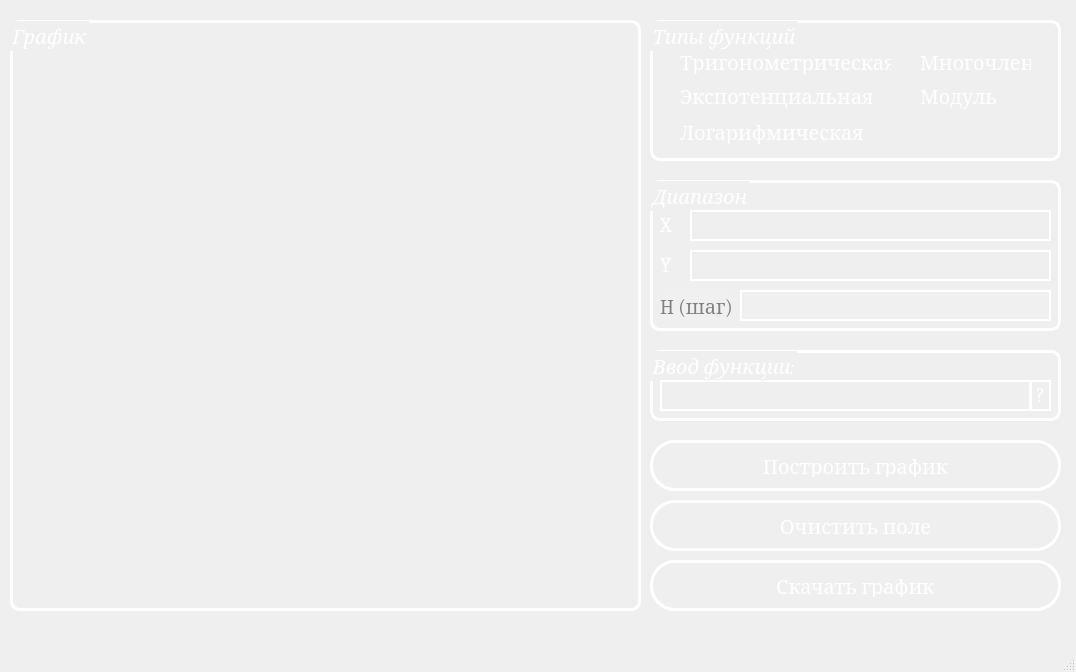
<?xml version="1.0" encoding="UTF-8"?>
<ui version="4.0">
 <class>MainWindow</class>
 <widget class="QMainWindow" name="MainWindow">
  <property name="geometry">
   <rect>
    <x>0</x>
    <y>0</y>
    <width>1076</width>
    <height>672</height>
   </rect>
  </property>
  <property name="windowTitle">
   <string>Graphic Editor</string>
  </property>
  <property name="styleSheet">
   <string notr="true">background: qlineargradient(
    x1: 0, y1: 0, 
    x2: 1, y2: 1, 
    stop: 0 #FF2E4C, 
    stop: 1 #1E2A78
);
</string>
  </property>
  <widget class="QWidget" name="centralwidget">
   <widget class="QGroupBox" name="groupBox">
    <property name="geometry">
     <rect>
      <x>650</x>
      <y>20</y>
      <width>411</width>
      <height>141</height>
     </rect>
    </property>
    <property name="font">
     <font>
      <family>Cambria</family>
      <pointsize>-1</pointsize>
      <italic>true</italic>
     </font>
    </property>
    <property name="styleSheet">
     <string notr="true">QGroupBox {
background: transparent;      /* Без фона */
    color: white;               /* Цвет текста */
    border: 3px solid white;    /* Белая рамка */
    border-radius: 10px;        /* Закругленные углы */
    padding: 11px;              /* Отступы */
	font-size: 20px; 
}</string>
    </property>
    <property name="title">
     <string>Типы функций</string>
    </property>
    <widget class="QRadioButton" name="radioButton">
     <property name="geometry">
      <rect>
       <x>250</x>
       <y>30</y>
       <width>131</width>
       <height>24</height>
      </rect>
     </property>
     <property name="font">
      <font>
       <family>Cambria</family>
       <pointsize>-1</pointsize>
      </font>
     </property>
     <property name="cursor">
      <cursorShape>PointingHandCursor</cursorShape>
     </property>
     <property name="styleSheet">
      <string notr="true">color: white;
font-family: Cambria;
font-size: 20px;
background: transparent;</string>
     </property>
     <property name="text">
      <string>Многочлен</string>
     </property>
    </widget>
    <widget class="QRadioButton" name="radioButton_2">
     <property name="geometry">
      <rect>
       <x>10</x>
       <y>30</y>
       <width>231</width>
       <height>24</height>
      </rect>
     </property>
     <property name="font">
      <font>
       <family>Cambria</family>
       <pointsize>-1</pointsize>
      </font>
     </property>
     <property name="cursor">
      <cursorShape>PointingHandCursor</cursorShape>
     </property>
     <property name="styleSheet">
      <string notr="true">color: white;
font-family: Cambria;
font-size: 20px;
background: transparent;</string>
     </property>
     <property name="text">
      <string>Тригонометрическая</string>
     </property>
    </widget>
    <widget class="QRadioButton" name="radioButton_3">
     <property name="geometry">
      <rect>
       <x>10</x>
       <y>60</y>
       <width>221</width>
       <height>31</height>
      </rect>
     </property>
     <property name="font">
      <font>
       <family>Cambria</family>
       <pointsize>-1</pointsize>
      </font>
     </property>
     <property name="cursor">
      <cursorShape>PointingHandCursor</cursorShape>
     </property>
     <property name="styleSheet">
      <string notr="true">background: transparent;
color: white;
font-family: Cambria;
font-size: 20px;
</string>
     </property>
     <property name="text">
      <string>Экспотенциальная</string>
     </property>
    </widget>
    <widget class="QRadioButton" name="radioButton_4">
     <property name="geometry">
      <rect>
       <x>10</x>
       <y>100</y>
       <width>211</width>
       <height>24</height>
      </rect>
     </property>
     <property name="font">
      <font>
       <family>Cambria</family>
       <pointsize>-1</pointsize>
      </font>
     </property>
     <property name="cursor">
      <cursorShape>PointingHandCursor</cursorShape>
     </property>
     <property name="styleSheet">
      <string notr="true">background: transparent;
color: white;
font-family: Cambria;
font-size: 20px;
</string>
     </property>
     <property name="text">
      <string>Логарифмическая</string>
     </property>
    </widget>
    <widget class="QRadioButton" name="radioButton_9">
     <property name="geometry">
      <rect>
       <x>250</x>
       <y>60</y>
       <width>101</width>
       <height>31</height>
      </rect>
     </property>
     <property name="font">
      <font>
       <family>Cambria</family>
       <pointsize>-1</pointsize>
      </font>
     </property>
     <property name="cursor">
      <cursorShape>PointingHandCursor</cursorShape>
     </property>
     <property name="styleSheet">
      <string notr="true">background: transparent;
color: white;
font-family: Cambria;
font-size: 20px;
</string>
     </property>
     <property name="text">
      <string>Модуль</string>
     </property>
    </widget>
   </widget>
   <widget class="QGroupBox" name="groupBox_2">
    <property name="geometry">
     <rect>
      <x>650</x>
      <y>180</y>
      <width>411</width>
      <height>151</height>
     </rect>
    </property>
    <property name="font">
     <font>
      <family>Cambria</family>
      <pointsize>-1</pointsize>
      <italic>true</italic>
     </font>
    </property>
    <property name="styleSheet">
     <string notr="true">QGroupBox {
background: transparent;      /* Без фона */
    color: white;               /* Цвет текста */
    border: 3px solid white;    /* Белая рамка */
    border-radius: 10px;        /* Закругленные углы */
    padding: 11px;              /* Отступы */
	font-size: 20px; 
}</string>
    </property>
    <property name="title">
     <string>Диапазон</string>
    </property>
    <widget class="QLineEdit" name="lineEdit">
     <property name="geometry">
      <rect>
       <x>40</x>
       <y>30</y>
       <width>361</width>
       <height>31</height>
      </rect>
     </property>
     <property name="font">
      <font>
       <family>Cambria Math</family>
       <pointsize>14</pointsize>
      </font>
     </property>
     <property name="styleSheet">
      <string notr="true">background: transparent;
color: white;               /* Цвет текста */
border: 2px solid white;    /* Белая рамка */</string>
     </property>
    </widget>
    <widget class="QLineEdit" name="lineEdit_2">
     <property name="geometry">
      <rect>
       <x>40</x>
       <y>70</y>
       <width>361</width>
       <height>31</height>
      </rect>
     </property>
     <property name="font">
      <font>
       <family>Cambria Math</family>
       <pointsize>14</pointsize>
      </font>
     </property>
     <property name="styleSheet">
      <string notr="true">background: transparent;
color: white;               /* Цвет текста */
border: 2px solid white;    /* Белая рамка */</string>
     </property>
    </widget>
    <widget class="QLineEdit" name="lineEdit_3">
     <property name="geometry">
      <rect>
       <x>90</x>
       <y>110</y>
       <width>311</width>
       <height>31</height>
      </rect>
     </property>
     <property name="font">
      <font>
       <family>Cambria Math</family>
       <pointsize>14</pointsize>
      </font>
     </property>
     <property name="styleSheet">
      <string notr="true">background: #f0f0f0;
color: white;               /* Цвет текста */
border: 2px solid white;    /* Белая рамка */</string>
     </property>
    </widget>
    <widget class="QLabel" name="label">
     <property name="geometry">
      <rect>
       <x>10</x>
       <y>30</y>
       <width>31</width>
       <height>31</height>
      </rect>
     </property>
     <property name="styleSheet">
      <string notr="true">background: transparent;
color: white;
font-family: Cambria;
font-size: 20px;
</string>
     </property>
     <property name="text">
      <string>X</string>
     </property>
    </widget>
    <widget class="QLabel" name="label_2">
     <property name="geometry">
      <rect>
       <x>10</x>
       <y>70</y>
       <width>21</width>
       <height>31</height>
      </rect>
     </property>
     <property name="styleSheet">
      <string notr="true">background: transparent;
color: white;
font-family: Cambria;
font-size: 20px;
</string>
     </property>
     <property name="text">
      <string>Y</string>
     </property>
    </widget>
    <widget class="QLabel" name="label_3">
     <property name="geometry">
      <rect>
       <x>10</x>
       <y>110</y>
       <width>71</width>
       <height>31</height>
      </rect>
     </property>
     <property name="layoutDirection">
      <enum>Qt::LayoutDirection::LeftToRight</enum>
     </property>
     <property name="styleSheet">
      <string notr="true">QLabel {
background: #f0f0f0;
color: gray;
font-family: Cambria;
font-size: 20px;
}
</string>
     </property>
     <property name="text">
      <string>H (шаг)</string>
     </property>
    </widget>
   </widget>
   <widget class="QPushButton" name="pushButton">
    <property name="geometry">
     <rect>
      <x>650</x>
      <y>440</y>
      <width>411</width>
      <height>51</height>
     </rect>
    </property>
    <property name="cursor">
     <cursorShape>PointingHandCursor</cursorShape>
    </property>
    <property name="styleSheet">
     <string notr="true">QPushButton {
    background: transparent;    /* Без фона */
    color: white;               /* Цвет текста */
    border: 3px solid white;    /* Белая рамка */
    border-radius: 25px;        /* Закругленные углы */
    padding: 11px;              /* Отступы */
	color: white;
	font-family: Cambria;
	font-size: 20px;
}

QPushButton:hover {
    background: transparent;    /* Без фона при наведении */
    border: 4px solid white;     /* Увеличенная белая рамка при наведении */
    text-decoration: underline;   /* Подчеркнутый текст при наведении */
}

</string>
    </property>
    <property name="text">
     <string>Построить график</string>
    </property>
   </widget>
   <widget class="QPushButton" name="pushButton_2">
    <property name="geometry">
     <rect>
      <x>650</x>
      <y>500</y>
      <width>411</width>
      <height>51</height>
     </rect>
    </property>
    <property name="cursor">
     <cursorShape>PointingHandCursor</cursorShape>
    </property>
    <property name="styleSheet">
     <string notr="true">QPushButton {
    background: transparent;    /* Без фона */
    color: white;               /* Цвет текста */
    border: 3px solid white;    /* Белая рамка */
    border-radius: 25px;        /* Закругленные углы */
    padding: 11px;              /* Отступы */
	color: white;
	font-family: Cambria;
	font-size: 20px;
}

QPushButton:hover {
    background: transparent;    /* Без фона при наведении */
    border: 4px solid white;     /* Увеличенная белая рамка при наведении */
    text-decoration: underline;   /* Подчеркнутый текст при наведении */
}</string>
    </property>
    <property name="text">
     <string>Очистить поле</string>
    </property>
   </widget>
   <widget class="QPushButton" name="pushButton_3">
    <property name="geometry">
     <rect>
      <x>650</x>
      <y>560</y>
      <width>411</width>
      <height>51</height>
     </rect>
    </property>
    <property name="cursor">
     <cursorShape>PointingHandCursor</cursorShape>
    </property>
    <property name="styleSheet">
     <string notr="true">QPushButton {
    background: transparent;    /* Без фона */
    color: white;               /* Цвет текста */
    border: 3px solid white;    /* Белая рамка */
    border-radius: 25px;        /* Закругленные углы */
    padding: 11px;              /* Отступы */
	color: white;
	font-family: Cambria;
	font-size: 20px;
}

QPushButton:hover {
    background: transparent;    /* Без фона при наведении */
    border: 4px solid white;     /* Увеличенная белая рамка при наведении */
    text-decoration: underline;   /* Подчеркнутый текст при наведении */
}</string>
    </property>
    <property name="text">
     <string>Скачать график</string>
    </property>
   </widget>
   <widget class="QGroupBox" name="groupBox_3">
    <property name="geometry">
     <rect>
      <x>10</x>
      <y>20</y>
      <width>631</width>
      <height>591</height>
     </rect>
    </property>
    <property name="font">
     <font>
      <family>Cambria</family>
      <pointsize>-1</pointsize>
      <italic>true</italic>
     </font>
    </property>
    <property name="styleSheet">
     <string notr="true">QGroupBox {
background: transparent;      /* Без фона */
    color: white;               /* Цвет текста */
    border: 3px solid white;    /* Белая рамка */
    border-radius: 10px;        /* Закругленные углы */
    padding: 11px;              /* Отступы */
	font-size: 20px; 
}</string>
    </property>
    <property name="title">
     <string>График</string>
    </property>
    <widget class="GraphicWidget" name="widget" native="true">
     <property name="geometry">
      <rect>
       <x>10</x>
       <y>30</y>
       <width>611</width>
       <height>551</height>
      </rect>
     </property>
     <property name="styleSheet">
      <string notr="true">    border-radius: 10px; </string>
     </property>
    </widget>
   </widget>
   <widget class="QGroupBox" name="groupBox_4">
    <property name="geometry">
     <rect>
      <x>650</x>
      <y>350</y>
      <width>411</width>
      <height>71</height>
     </rect>
    </property>
    <property name="font">
     <font>
      <family>Cambria</family>
      <pointsize>-1</pointsize>
      <italic>true</italic>
     </font>
    </property>
    <property name="styleSheet">
     <string notr="true">QGroupBox {
background: transparent;      /* Без фона */
    color: white;               /* Цвет текста */
    border: 3px solid white;    /* Белая рамка */
    border-radius: 10px;        /* Закругленные углы */
    padding: 11px;              /* Отступы */
	font-size: 20px; 
}</string>
    </property>
    <property name="title">
     <string>Ввод функции:</string>
    </property>
    <widget class="QLineEdit" name="lineEdit_4">
     <property name="geometry">
      <rect>
       <x>10</x>
       <y>30</y>
       <width>371</width>
       <height>31</height>
      </rect>
     </property>
     <property name="font">
      <font>
       <family>Cambria Math</family>
       <pointsize>14</pointsize>
      </font>
     </property>
     <property name="styleSheet">
      <string notr="true">background: transparent;
color: white;               /* Цвет текста */
border: 2px solid white;    /* Белая рамка */</string>
     </property>
    </widget>
    <widget class="QPushButton" name="pushButton_4">
     <property name="geometry">
      <rect>
       <x>380</x>
       <y>30</y>
       <width>21</width>
       <height>31</height>
      </rect>
     </property>
     <property name="cursor">
      <cursorShape>PointingHandCursor</cursorShape>
     </property>
     <property name="styleSheet">
      <string notr="true">QPushButton {
    background: transparent;    /* Без фона */
    color: white;               /* Цвет текста */
    border: 2px solid white;    /* Белая рамка */
    padding: 3px;              /* Отступы */
	color: white;
	font-family: Cambria;
	font-size: 20px;
}

QPushButton:hover {
    background: transparent;    /* Без фона при наведении */
    border: 3px solid white;     /* Увеличенная белая рамка при наведении */
    font-weight: bold;   /* Подчеркнутый текст при наведении */
}


</string>
     </property>
     <property name="text">
      <string>?</string>
     </property>
    </widget>
   </widget>
  </widget>
  <widget class="QMenuBar" name="menubar">
   <property name="geometry">
    <rect>
     <x>0</x>
     <y>0</y>
     <width>1076</width>
     <height>26</height>
    </rect>
   </property>
  </widget>
  <widget class="QStatusBar" name="statusbar"/>
 </widget>
 <customwidgets>
  <customwidget>
   <class>GraphicWidget</class>
   <extends>QWidget</extends>
   <header location="global">graphicwidget.h</header>
   <container>1</container>
  </customwidget>
 </customwidgets>
 <resources/>
 <connections/>
</ui>
